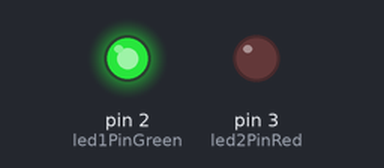
A sketch run on a simulated Arduino Uno, built with avr-gcc and run on an emulated ATmega328P. Shown: output pins drawn as LEDs (lit = HIGH).

Above: at 0.5 s.
At 2.0 s:
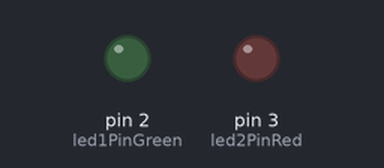
At 3.5 s:
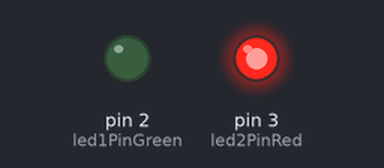
Timing chart, 0 to 5.2 s (numbered marks = the images above):
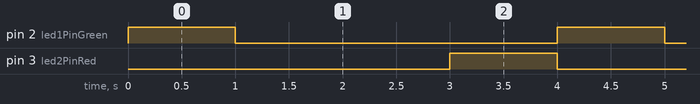

The sketch:

led_test.ino
```cpp
  int led1PinGreen = 2;      //soap out ,first relay start, dealy 5 sec
   int led2PinRed = 3;      // wait for 20 sec, after 20s res will stop


void setup()
{
  // put your setup code here, to run once:
  pinMode(led1PinGreen, OUTPUT);
  pinMode(led2PinRed, OUTPUT);


}

//-----------------------------

void loop()
{
  // put your main code here, to run repeatedly:

   digitalWrite(led1PinGreen, HIGH); // Trigger pin to HIGH
    delay(1000);
   digitalWrite(led1PinGreen, LOW); // Trigger pin to HIGH

   delay(2000);
     digitalWrite(led2PinRed, HIGH); // Trigger pin to HIGH
    delay(1000);
   digitalWrite(led2PinRed, LOW); // Trigger pin to HIGH


}
//-----------------------------
```

Measured:
- by itself, pin 2 (led1PinGreen), pin 3 (led2PinRed): alternates HIGH for 1.0 s and LOW for 3.0 s
- by itself, everything shown: repeats every 4.0 s, in 4 steps
